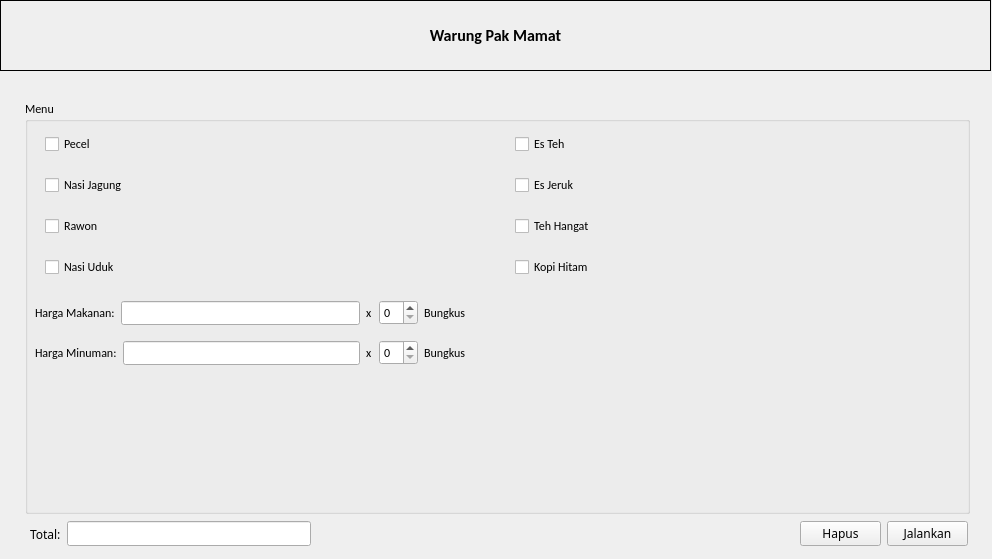
<?xml version="1.0" encoding="UTF-8"?>
<ui version="4.0">
 <class>MainWindow</class>
 <widget class="QMainWindow" name="MainWindow">
  <property name="geometry">
   <rect>
    <x>0</x>
    <y>0</y>
    <width>992</width>
    <height>559</height>
   </rect>
  </property>
  <property name="font">
   <font>
    <family>Ubuntu Sans</family>
   </font>
  </property>
  <property name="windowTitle">
   <string>MainWindow</string>
  </property>
  <widget class="QWidget" name="centralwidget">
   <widget class="QWidget" name="verticalLayoutWidget">
    <property name="geometry">
     <rect>
      <x>0</x>
      <y>0</y>
      <width>991</width>
      <height>71</height>
     </rect>
    </property>
    <layout class="QVBoxLayout" name="Navbar">
     <property name="spacing">
      <number>6</number>
     </property>
     <item>
      <widget class="QLabel" name="Title">
       <property name="font">
        <font>
         <family>Calibri</family>
         <pointsize>12</pointsize>
         <bold>true</bold>
        </font>
       </property>
       <property name="frameShape">
        <enum>QFrame::Box</enum>
       </property>
       <property name="lineWidth">
        <number>1</number>
       </property>
       <property name="midLineWidth">
        <number>0</number>
       </property>
       <property name="text">
        <string>Warung Pak Mamat</string>
       </property>
       <property name="alignment">
        <set>Qt::AlignCenter</set>
       </property>
       <property name="margin">
        <number>0</number>
       </property>
      </widget>
     </item>
    </layout>
   </widget>
   <widget class="QGroupBox" name="Menu">
    <property name="geometry">
     <rect>
      <x>25</x>
      <y>100</y>
      <width>945</width>
      <height>414</height>
     </rect>
    </property>
    <property name="font">
     <font>
      <family>Calibri</family>
      <bold>false</bold>
     </font>
    </property>
    <property name="title">
     <string>Menu</string>
    </property>
    <widget class="QWidget" name="verticalLayoutWidget_2">
     <property name="geometry">
      <rect>
       <x>0</x>
       <y>20</y>
       <width>471</width>
       <height>171</height>
      </rect>
     </property>
     <layout class="QVBoxLayout" name="Makanan">
      <property name="leftMargin">
       <number>20</number>
      </property>
      <item>
       <widget class="QCheckBox" name="Pecel">
        <property name="text">
         <string>Pecel</string>
        </property>
       </widget>
      </item>
      <item>
       <widget class="QCheckBox" name="NasiJagung">
        <property name="text">
         <string>Nasi Jagung</string>
        </property>
        <property name="checked">
         <bool>false</bool>
        </property>
       </widget>
      </item>
      <item>
       <widget class="QCheckBox" name="Rawon">
        <property name="text">
         <string>Rawon</string>
        </property>
       </widget>
      </item>
      <item>
       <widget class="QCheckBox" name="NasiUduk">
        <property name="text">
         <string>Nasi Uduk</string>
        </property>
       </widget>
      </item>
     </layout>
    </widget>
    <widget class="QWidget" name="verticalLayoutWidget_3">
     <property name="geometry">
      <rect>
       <x>470</x>
       <y>20</y>
       <width>471</width>
       <height>171</height>
      </rect>
     </property>
     <layout class="QVBoxLayout" name="Minuman">
      <property name="leftMargin">
       <number>20</number>
      </property>
      <item>
       <widget class="QCheckBox" name="EsTeh">
        <property name="text">
         <string>Es Teh</string>
        </property>
       </widget>
      </item>
      <item>
       <widget class="QCheckBox" name="EsJeruk">
        <property name="text">
         <string>Es Jeruk</string>
        </property>
       </widget>
      </item>
      <item>
       <widget class="QCheckBox" name="TehHangat">
        <property name="text">
         <string>Teh Hangat</string>
        </property>
       </widget>
      </item>
      <item>
       <widget class="QCheckBox" name="Kopi">
        <property name="text">
         <string>Kopi Hitam</string>
        </property>
       </widget>
      </item>
     </layout>
    </widget>
    <widget class="QWidget" name="layoutWidget_3">
     <property name="geometry">
      <rect>
       <x>10</x>
       <y>200</y>
       <width>431</width>
       <height>26</height>
      </rect>
     </property>
     <layout class="QHBoxLayout" name="Total_makanan">
      <item>
       <widget class="QLabel" name="labelHarga">
        <property name="text">
         <string>Harga Makanan:</string>
        </property>
       </widget>
      </item>
      <item>
       <widget class="QLineEdit" name="lineEditHarga1"/>
      </item>
      <item>
       <widget class="QLabel" name="labelJumlah">
        <property name="text">
         <string>x</string>
        </property>
       </widget>
      </item>
      <item>
       <widget class="QSpinBox" name="spinBoxJumlah1"/>
      </item>
      <item>
       <widget class="QLabel" name="labelBungkus">
        <property name="text">
         <string>Bungkus</string>
        </property>
       </widget>
      </item>
     </layout>
    </widget>
    <widget class="QWidget" name="layoutWidget_4">
     <property name="geometry">
      <rect>
       <x>10</x>
       <y>240</y>
       <width>431</width>
       <height>26</height>
      </rect>
     </property>
     <layout class="QHBoxLayout" name="Total_Minuman">
      <item>
       <widget class="QLabel" name="labelHarga_2">
        <property name="text">
         <string>Harga Minuman:</string>
        </property>
       </widget>
      </item>
      <item>
       <widget class="QLineEdit" name="lineEditHarga1_2"/>
      </item>
      <item>
       <widget class="QLabel" name="labelJumlah_2">
        <property name="text">
         <string>x</string>
        </property>
       </widget>
      </item>
      <item>
       <widget class="QSpinBox" name="spinBoxJumlah1_2"/>
      </item>
      <item>
       <widget class="QLabel" name="labelBungkus_2">
        <property name="text">
         <string>Bungkus</string>
        </property>
       </widget>
      </item>
     </layout>
    </widget>
   </widget>
   <widget class="QWidget" name="layoutWidget_2">
    <property name="geometry">
     <rect>
      <x>800</x>
      <y>520</y>
      <width>168</width>
      <height>28</height>
     </rect>
    </property>
    <layout class="QHBoxLayout" name="Option">
     <item>
      <widget class="QPushButton" name="btnHapus">
       <property name="text">
        <string>Hapus</string>
       </property>
      </widget>
     </item>
     <item>
      <widget class="QPushButton" name="btnJalankan">
       <property name="text">
        <string>Jalankan</string>
       </property>
      </widget>
     </item>
    </layout>
   </widget>
   <widget class="QWidget" name="layoutWidget">
    <property name="geometry">
     <rect>
      <x>30</x>
      <y>520</y>
      <width>281</width>
      <height>28</height>
     </rect>
    </property>
    <layout class="QHBoxLayout" name="Total_all">
     <item>
      <widget class="QLabel" name="labelTotal">
       <property name="text">
        <string>Total:</string>
       </property>
      </widget>
     </item>
     <item>
      <widget class="QLineEdit" name="lineEditTotal"/>
     </item>
    </layout>
   </widget>
  </widget>
 </widget>
 <resources/>
 <connections/>
</ui>
